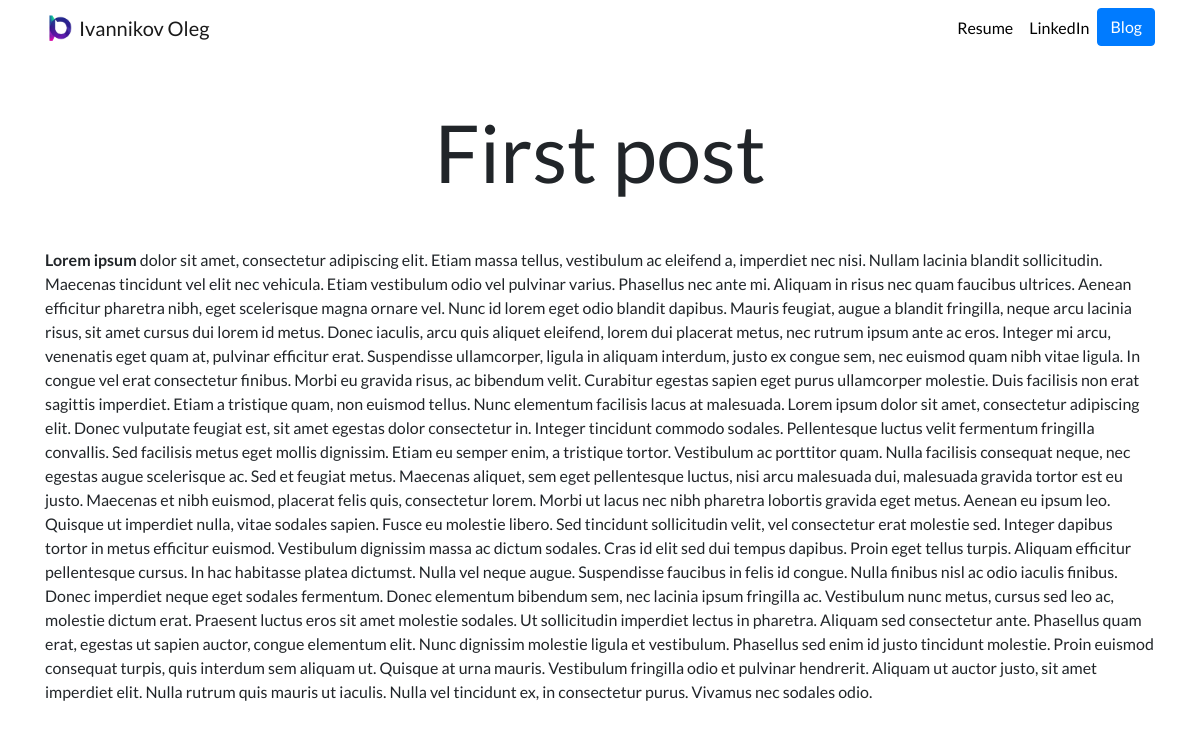
Page /blog/1/ on the committed database.
### blog/models.py (models this page shows, shortened)
class Post(models.Model):
    title = models.CharField(max_length=100)
    description = models.TextField()
    post_date = models.DateField(auto_now_add=True)
    image = models.ImageField(upload_to='blog/images/', blank=True)

### blog/views.py (the view)
# urls.py: path('<int:post_id>/', views.detail, name='detail')
def detail(request, post_id):
    post = get_object_or_404(Post, pk=post_id)
    return render(request, 'blog/detail.html', {'post': post})

### blog/templates/blog/detail.html (shortened to what this page needs)
{% extends "portfolio/base.html" %}
{% load static %}
{% block content %}
<h1 class="text-center mt-5" id="blogdetailtitle">{{ post.title }}</h1>
{{ post.description|safe }}
{% endblock %}

### portfolio/static/portfolio/custom.css (style rules this page uses)
body { font-family: 'Lato', sans-serif; }
@media (min-width: 992px) { #blogdetailtitle { font-size: 5rem; } }

### rows in the picture
Post: title "First post", description "Lorem ipsum dolor sit amet, consectetur adipiscing elit. Etiam massa tellus, vestibulum ac eleifend a, imperdiet nec nisi. Nullam lacinia blandit sollicitudin. Maecenas tincidunt vel elit nec vehicula. Etiam vestibulum odio vel pulvinar varius. Phasellus nec ante mi. Aliquam in risus nec quam faucibus ultrices. Aenean efficitur pharetra nibh, eget scelerisque magna ornare vel. Nunc id lorem eget odio blandit dapibus. Mauris feugiat, augue a blandit fringilla, neque arcu lacinia risus, sit amet cursus dui lorem id metus. Donec iaculis, arcu quis aliquet eleifend, lorem dui placerat metus, nec rutrum ipsum ante ac eros. Integer mi arcu, venenatis eget quam at, pulvinar efficitur erat.…"
